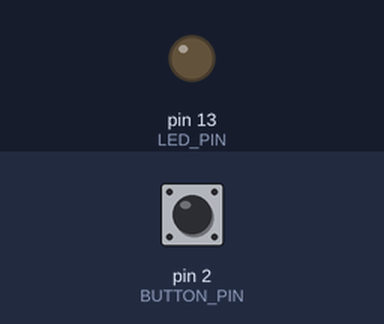
Simulated run of this sketch. Board: Arduino Uno, built with avr-gcc and run on an emulated ATmega328P. Parts: output pins drawn as LEDs (lit = HIGH). Inputs (shaded band) come from the test bench; at power-on: pin 2 (BUTTON_PIN) LOW.

Above: at 1.2 s.
1.3 s: pin 2 (BUTTON_PIN) pulled HIGH for 0.15 s
At 1.37 s:
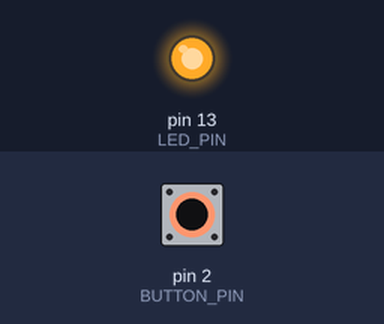
2.9 s: pin 2 (BUTTON_PIN) pulled HIGH for 3.2 s
At 7.5 s:
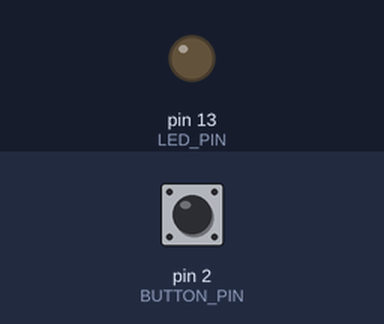
Timing chart, 0 to 9.0 s (numbered marks = the images above; inputs shaded):
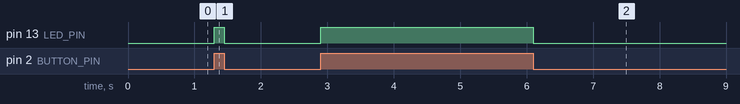

The sketch:

01_button_hold.ino
```cpp
/*
  01 - Button Hold (external pull-down resistor)
  The LED is ON while you hold the button and OFF when you let go.

  Wiring (see schematic_1_button_pulldown.png in this folder):
    5V -> button -> pin 2
    Pin 2 -> 10k ohm resistor -> GND      (the "pull-down" resistor)
    Pin 13 -> 220 ohm resistor -> LED long leg (+), LED short leg (-) -> GND

  Why the pull-down resistor?
    Without it, pin 2 would "float" when the button is not pressed and
    could randomly read HIGH or LOW. The resistor gently pulls it to GND (LOW).
*/

const int BUTTON_PIN = 2;
const int LED_PIN = 13;

void setup() {
  pinMode(BUTTON_PIN, INPUT);   // Pin 2 will READ a voltage
  pinMode(LED_PIN, OUTPUT);     // Pin 13 will SEND a voltage
}

void loop() {
  int buttonState = digitalRead(BUTTON_PIN);  // HIGH (5V) or LOW (0V)

  if (buttonState == HIGH) {
    digitalWrite(LED_PIN, HIGH);   // pressed -> LED on
  } else {
    digitalWrite(LED_PIN, LOW);    // released -> LED off
  }
}
```

Measured:
- after the input at 1.3 s, pin 13 (LED_PIN): LOW → HIGH at once, → LOW 0.15 s later
- after the input at 2.9 s, pin 13 (LED_PIN): LOW → HIGH at once, → LOW 3.2 s later
